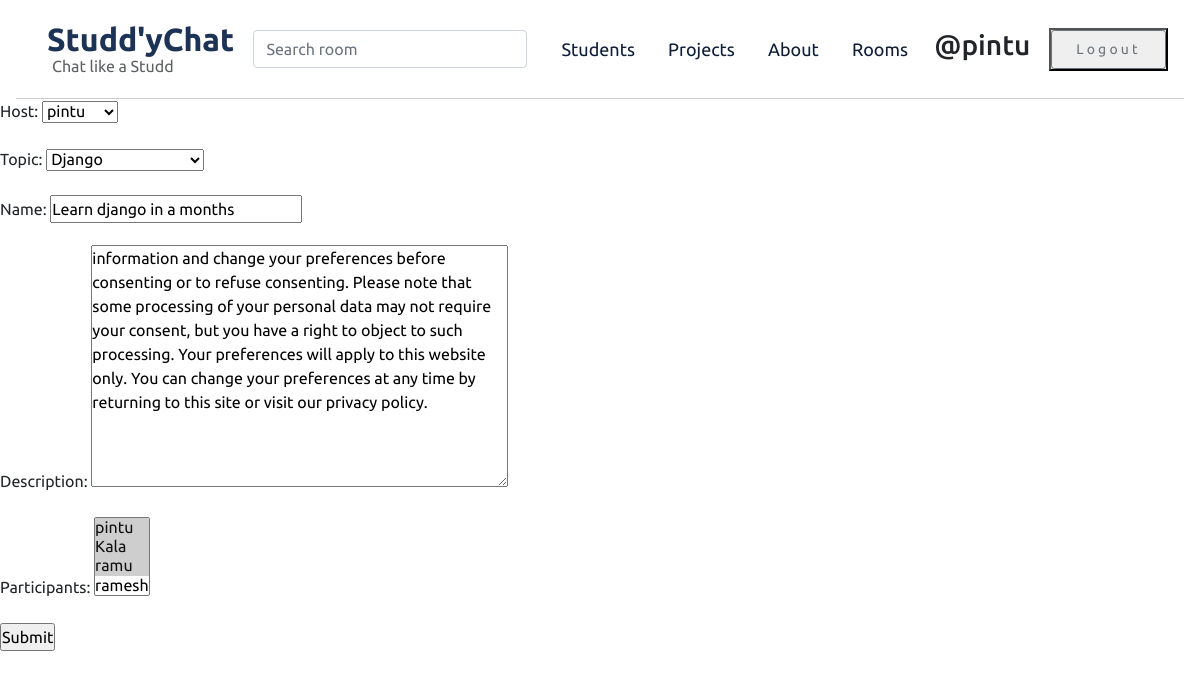
Screenshot of /update-room/2/ (signed in) with the database file from the repository.
### base/models.py (models this page shows, shortened)
class Room(models.Model):
    host = models.ForeignKey(User,on_delete=models.SET_NULL,null=True)
    topic = models.ForeignKey(Topic,on_delete=models.SET_NULL,null=True)
    name = models.CharField(max_length=200)
    description = models.TextField(null=True,blank=True)
    participants = models.ManyToManyField(User,related_name='participants',blank=True)
    updated = models.DateTimeField(auto_now=True)
    created = models.DateTimeField(auto_now_add=True)
    class Meta:
        ordering = ['-updated','-created']

class Topic(models.Model):
    name = models.CharField(max_length=200)
    def __str__(self):
        return self.name

### base/views.py (the view)
# urls.py: path('update-room/<str:pk>/',views.updateRoom,name='update-room'),
@login_required(login_url='login')
def updateRoom(request,pk):
    room = Room.objects.get(id=pk)
    form = RoomForm(instance=room)
    if request.user != room.host:
        return HttpResponse("You Don't have Permission")
    if request.method == 'POST':
        form = RoomForm(request.POST,instance=room)
        if form.is_valid():
            form.save()
            return redirect('home')
    context = {'form':form}
    return render(request,'base/room_form.html',context)

### base/forms.py
class RoomForm(ModelForm):
    class Meta:
        model = Room
        fields = '__all__'

### base/templates/base/room_form.html (shortened to what this page needs)
{%extends 'main.html'%}
{%block content%}
<div>
    <form action="" method="POST">
        {{form.as_p}}
        <input type="submit" name="Submit" id="">
    </form>
</div>
{%endblock content%}

### templates/navbar.html (shortened to what this page needs)
<div class="navbar mx-3">
    <div class="logoBx">
        <a href="/"><h2>Studd'yChat</h2>
        <p>Chat like a Studd</p></a>
    </div>
    <form class="form-inline" method="get" action="{% url 'home'%}">
      <input class="form-control mr-sm-2" type="text" name="q" placeholder="Search room" aria-label="Search">
    </form>
    <li><a href="#">Students</a></li>
    <li>
         <div class="dropdown">
            <button class="dropbtn">Projects</button>
        </div>
    </li>
    <li><a href="#">About</a></li>
    <li><a href="#">Rooms</a></li>
{%if request.user.is_authenticated%}
<h3>@{{request.user}}</h3>
<button type="button"><a class="btn btn-sm px-4 py-2 btn-outline-secondary" href="{% url 'logout' %}">Logout</a></button>
{%else%}
<button type="button"><a class="btn btn-sm px-4 py-2 btn-outline-secondary" href="{% url 'login' %}">Login</a></button>
{%endif%}
</div>

### static/style/style.css (style rules this page uses)
* { margin: 0; padding: 0; font-family: 'Montserrat', sans-serif; font-family: 'Poppins', sans-serif; font-family: 'Roboto', sans-serif; font-family: 'Ubuntu', sans-serif; }
li { list-style: none; }
a { text-decoration: none; }
.navbar { display: flex; margin: 0; padding: 0; border-bottom:1px solid #ccc; }
.logoBx a { text-decoration: none; }
.navbar .logoBx { margin-top:12px; margin-left: 15px; width: fit-content; height: 70px; text-align: center; line-height: 0px; }
.navbar .logoBx h2 { font-weight: 700; color: #1d3355; }
.navbar .logoBx p { margin-left: 5px; float: left; color: #5f6062; }
.navbar li a { color:#0e1e36; font-size: 18px; text-decoration: none; padding: 7px; }
.dropbtn { background-color:white; color:#0e1e36; font-size: 18px; padding: 7px; border: none; cursor: pointer; }
.dropdown { position: relative; display: inline-block; }
.btn { letter-spacing: 0.2rem; }

### rows the page displays
Room: host "pintu", topic "Django", description "information and change your preferences before consenting or to refuse consenting. Please note that some processing of your personal data may not require your consent, but you have a right to object to such processing. Your preferences will apply to this website only. You can change your preferences at any time by returning to this site or visit our privacy policy."
Topic: name "Learn django in a months"

### other values shown
{{ request.user }} "pintu"
